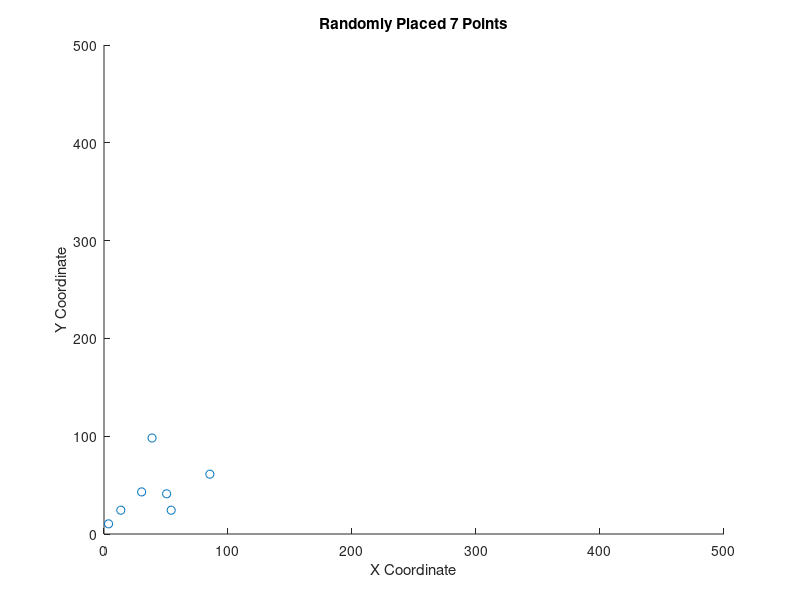
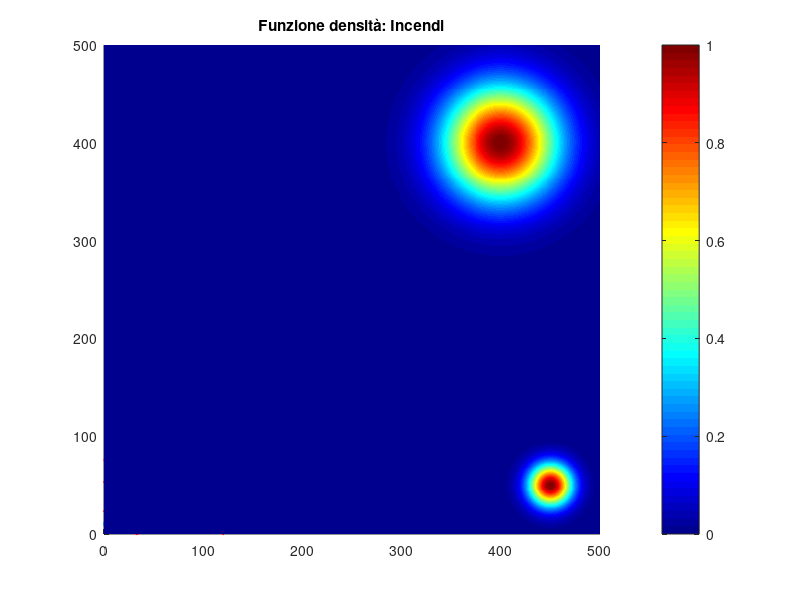
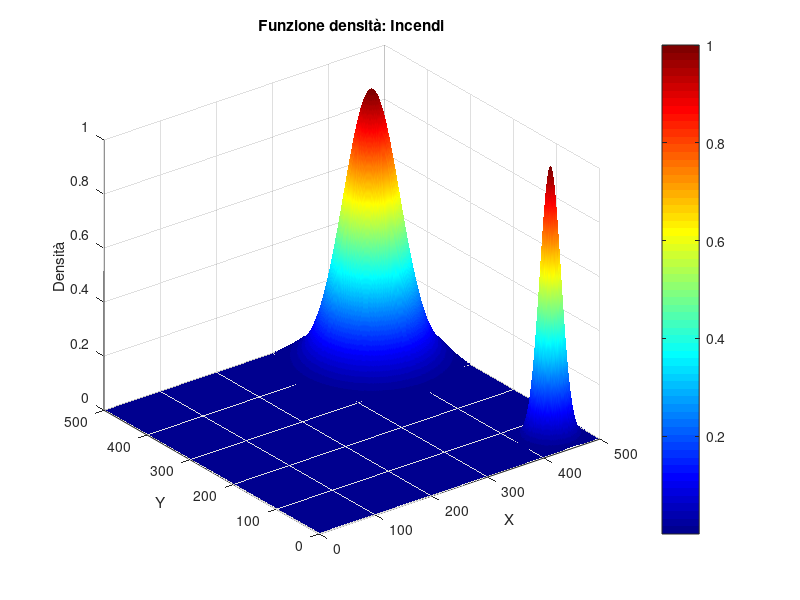

Here is the MATLAB script that generated these plots, in order: (Note: this script raises an error after producing the figures.)
clear all;
close all;
clc;

% Parameters
DO_SIMULATION = true;
INITIAL_VALUES = false;
PLOT_TRAJECTORIES = false;
SAVE_TRAJECTORIES = false;
vel_max = 800;
inc_threshold1 = 40;
inc_threshold2 = 15;
wat_threshold = 20;

% Define the number of points and grid dimensions
numPoints = 7;      % Set the number of points you want to generate
dimgrid = [500 500];   % Define the height of the grid
kp = 20;

points = zeros(numPoints,2);

% Generate random positions for each point
x = rand(numPoints, 1) * 100;   % Random x coordinates
y = rand(numPoints, 1) * 100;  % Random y coordinates

points = [x,y];

% Plot the points on a figure
figure(1);
scatter(points(:,1),points(:,2));
axis([0 dimgrid(1) 0 dimgrid(2)]); 
xlabel('X Coordinate');
ylabel('Y Coordinate');
title(sprintf('Randomly Placed %d Points', numPoints));

% Compute and plot Voronoi tessellation
[vx, vy] = voronoi(points(:,1), points(:,2));

figure(2);
hold on;
plot(vx, vy, 'r-', 'LineWidth', 1.5);
axis([0 dimgrid(1) 0 dimgrid(2)]); 
scatter(points(:,1),points(:,2));
title('Voronoi Tassellation');

%% Funzione densità per incendi 

% Definizione dei parametri della densità
x_fire1 = 400;
y_fire1 = 400;
x_fire2 = 450;
y_fire2 = 50;

x_water = 50;
y_water = 50;

pos_fire1 = [x_fire1, y_fire1];
pos_fire2 = [x_fire2, y_fire2];
pos_water = [x_water, y_water];

sigma_fire1 = 40;
sigma_fire2 = 15;
sigma_water = 20;

% Creazione della griglia di punti
[x_m, y_m] = meshgrid(1:dimgrid(1), 1:dimgrid(2));

% Calcolo della distribuzione gaussiana
G_fire = exp(-(((x_m - x_fire1).^2) / (2 * sigma_fire1^2) + ((y_m - y_fire1).^2) / (2 * sigma_fire1^2))) + exp(-(((x_m - x_fire2).^2) / (2 * sigma_fire2^2) + ((y_m - y_fire2).^2) / (2 * sigma_fire2^2)));
G_water = exp(-(((x_m - x_water).^2) / (2 * sigma_water^2) + ((y_m - y_water).^2) / (2 * sigma_water^2)));

% Visualizzazione della matrice
imagesc(G_fire);
colormap jet;
colorbar;
title('Funzione densità: Incendi');

% Visualizzazione in 3D
figure(3);
surf(x_m, y_m, G_fire);
shading interp; % Per rendere la superficie più liscia
colormap jet;
colorbar;
xlabel('X');
ylabel('Y');
zlabel('Densità');
title('Funzione densità: Incendi');
view(3); % Vista in 3D
drawnow;
hold off;

status = ones(numPoints,1); 
% status = 1 il drone è carico di acqua e sta andando verso l'incendio
% status = 2 il drone è scarico di acqua e sta andando a rifornirsi 

%% Initial Voronoi Tassellation
[areas,centroids,vel] = voronoi_function(dimgrid,points,kp,G_fire,G_water,status);
if INITIAL_VALUES
    sum_areas = sum(areas);
    for i = 1:length(areas)
        fprintf('Initial areas %d: %f\n',i,areas(i));
    end
    disp(sum_areas)
    for i = 1:length(areas)
        fprintf('Initial centroids coordinates %d: [%f,%f]\n',i,centroids(i,1),centroids(i,2));
    end
    disp(sum_areas)
end

%% Simulation 

dt = 0.01;
T_sim = 500;

trajectories = zeros(numPoints,2,T_sim);

nx = points;
trajectories(:,:,1) = nx;

% Prepare figure for simulation
figure(4);
colors = lines(numPoints);
hold on;
axis([0 dimgrid(1) 0 dimgrid(2)]);
xlabel('X Coordinate');
ylabel('Y Coordinate');
title('Lloyd Simulation');

if DO_SIMULATION
    for t = 2:T_sim

        dist_inc1 = pdist2(pos_fire1, nx);
        dist_inc2 = pdist2(pos_fire2, nx);
        dist_wat = pdist2(pos_water, nx);

        for i= 1:numPoints
            if(dist_inc1(i) <= inc_threshold1 || dist_inc2(i) <= inc_threshold2)
                status(i) = 2;
            end
            if(dist_wat(i) <= wat_threshold)
                status(i) = 1;
            end
        end

        % Compute Voronoi tessellation and centroids
        [areas, centroids, vel] = voronoi_function(dimgrid, nx, kp, G_fire, G_water, status);

        % Impose a maximum velocity
        vel = sign(vel) .* min(abs(vel), vel_max);
        
        % Update positions using 2D velocity vectors
        nx = nx + vel * dt;

        cla;
        hold on;
        
        if SAVE_TRAJECTORIES
            % Save the updated positions into the trajectories array
            trajectories(:, :, t) = nx;
        end
        
        % Plot the trajectory for each drone up to the current time
        for i = 1:numPoints
            if PLOT_TRAJECTORIES
                % Extract the trajectory so far (squeeze the slice into a 2D array)
                traj = squeeze(trajectories(i, :, 1:t));
                plot(traj(1, :), traj(2, :), '-', 'Color', colors(i,:), 'LineWidth', 1.5);
            end
            % Plot the current drone position as a marker
            plot(nx(i, 1), nx(i, 2), 'o', 'Color', colors(i,:), 'MarkerSize', 8, 'MarkerFaceColor', colors(i,:));
            voronoi(nx(:,1),nx(:,2));
        end
        
        plot(x_fire1,y_fire1,'x','Color', 'r', 'MarkerSize', sigma_fire1)
        plot(x_fire2,y_fire2,'x','Color', 'r', 'MarkerSize', sigma_fire2)
        plot(x_water,y_water,'o','Color', 'b', 'MarkerSize', sigma_water)

        drawnow;  % Force MATLAB to update the figure
        % Optionally add a pause (e.g., pause(0.01)) to slow down the simulation for visualization
    end
end
